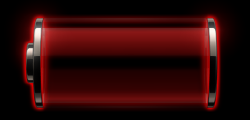
//> input picture Software/BSP/device/config/chips/v851s/boot-resource/boot-resource/bat/bat0.bmp, 250 x 120 px, given in place of the camera
$ ./main   (built with g++ and OpenCV 4)
//> lines starting //> are read from the running program, lines starting //| are printed output that depends on the picture
#include <fcntl.h>
#include <fstream>
#include <iostream>
#include <linux/fb.h>
#include <stdint.h>
#include <sys/ioctl.h>

#include <opencv2/core/core.hpp>
#include <opencv2/highgui/highgui.hpp>
#include <opencv2/imgproc/imgproc.hpp>
#include <opencv2/opencv.hpp>

struct framebuffer_info {
    uint32_t bits_per_pixel;
    uint32_t xres_virtual;
};

struct framebuffer_info get_framebuffer_info(const char* framebuffer_device_path)
{
    struct framebuffer_info info;
    struct fb_var_screeninfo screen_info;
    int fd = -1;
    fd = open(framebuffer_device_path, O_RDWR);
    if (fd >= 0) {
        if (!ioctl(fd, FBIOGET_VSCREENINFO, &screen_info)) {
            info.xres_virtual = screen_info.xres_virtual;
            info.bits_per_pixel = screen_info.bits_per_pixel;
        }
    }
    return info;
};

int main(int, char**)
{
    const int frame_width = 240;
    const int frame_height = 320;
    const int frame_rate = 10;
    framebuffer_info fb_info = get_framebuffer_info("/dev/fb0");
    cv::VideoCapture cap(0);
    if (!cap.isOpened()) {
        std::cerr << "Could not open video device." << std::endl;
        return 1;
    } else {
        std::cout << "Successfully opened video device." << std::endl;
        cap.set(cv::CAP_PROP_FRAME_WIDTH, frame_width);
        cap.set(cv::CAP_PROP_FRAME_HEIGHT, frame_height);
        cap.set(cv::CAP_PROP_FPS, frame_rate);
        std::ofstream ofs("/dev/fb0");
        cv::Mat frame;
        cv::Mat rotation_fream;
        while (true) {
            cap >> frame;
//> frame is the input picture: 120 rows x 250 cols, CV_8UC3; mean B, G, R 7.6, 8, 45.8
            if (frame.depth() != CV_8U) {
                std::cerr << "Not 8 bits per pixel and channel." << std::endl;
            } else if (frame.channels() != 3) {
                std::cerr << "Not 3 channels." << std::endl;
            } else {
                cv::transpose(frame, rotation_fream);
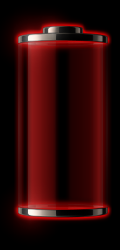
//> rotation_fream: 250 rows x 120 cols, CV_8UC3; mean B, G, R 7.6, 8, 45.8
                cv::flip(rotation_fream, frame, 0);
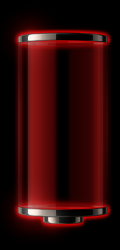
//> frame: 250 rows x 120 cols, CV_8UC3; mean B, G, R 7.6, 8, 45.8
                int framebuffer_width = fb_info.xres_virtual;
                int framebuffer_depth = fb_info.bits_per_pixel;
                cv::Size2f frame_size = frame.size();
//> frame_size = Size(120, 250)
                cv::Mat framebuffer_compat;
                switch (framebuffer_depth) {
                case 16:
                    cv::cvtColor(frame, framebuffer_compat, cv::COLOR_BGR2BGR565);
                    for (int y = 0; y < frame_size.height; y++) {
                        ofs.seekp(y * framebuffer_width * 2);
                        ofs.write(reinterpret_cast<char*>(framebuffer_compat.ptr(y)), frame_size.width * 2);
                    }
                    break;
                case 32: {
                    std::vector<cv::Mat> split_bgr;
                    cv::split(frame, split_bgr);
                    split_bgr.push_back(cv::Mat(frame_size, CV_8UC1, cv::Scalar(255)));
                    cv::merge(split_bgr, framebuffer_compat);
                    for (int y = 0; y < frame_size.height; y++) {
                        ofs.seekp(y * framebuffer_width * 4);
                        ofs.write(reinterpret_cast<char*>(framebuffer_compat.ptr(y)), frame_size.width * 4);
                    }
                } break;
                default:
                    std::cerr << "Unsupported depth of framebuffer." << std::endl;
                }
            }
        }
    }
}

$ run again, on Software/BSP/device/config/chips/v851s/boot-resource/boot-resource/bat/bat1.bmp
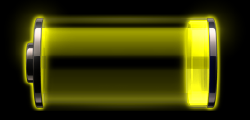
//> input picture Software/BSP/device/config/chips/v851s/boot-resource/boot-resource/bat/bat1.bmp, 250 x 120 px, given in place of the camera
//> frame is the input picture: 120 rows x 250 cols, CV_8UC3; mean B, G, R 7.2, 58.2, 58.5
//> `cv::transpose(frame, rotation_fream);`:
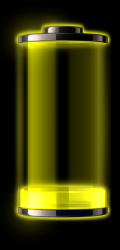
//> rotation_fream: 250 rows x 120 cols, CV_8UC3; mean B, G, R 7.2, 58.2, 58.5
//> `cv::flip(rotation_fream, frame, 0);`:
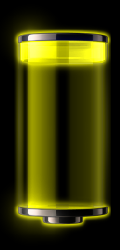
//> frame: 250 rows x 120 cols, CV_8UC3; mean B, G, R 7.2, 58.2, 58.5

$ run again, on Software/BSP/device/config/chips/v851s/boot-resource/boot-resource/bat/bat2.bmp
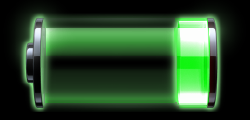
//> input picture Software/BSP/device/config/chips/v851s/boot-resource/boot-resource/bat/bat2.bmp, 250 x 120 px, given in place of the camera
//> frame is the input picture: 120 rows x 250 cols, CV_8UC3; mean B, G, R 40.4, 70.7, 40.1
//> `cv::transpose(frame, rotation_fream);`:
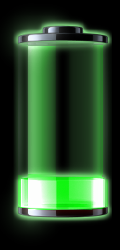
//> rotation_fream: 250 rows x 120 cols, CV_8UC3; mean B, G, R 40.4, 70.7, 40.1
//> `cv::flip(rotation_fream, frame, 0);`:
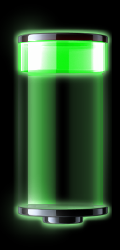
//> frame: 250 rows x 120 cols, CV_8UC3; mean B, G, R 40.4, 70.7, 40.1
